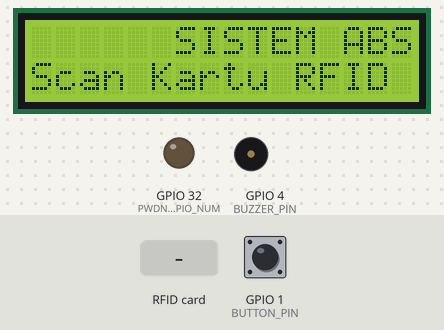
Bench run of a sketch on a simulated ESP32. Shown: 16×2 character LCD, output pins drawn as LEDs (lit = HIGH), buzzer (waves = sounding). The inputs (shaded band) are chosen by the test bench; at power-on: GPIO 1 (BUTTON_PIN) HIGH. WiFi joins after 1.5 s; servers stay silent unless stated; uploads are accepted with an empty reply; the camera gives no picture; pins used as bus, display or sensor lines are not drawn.

Above: at 6.5 s.
6.6 s: GPIO 1 (BUTTON_PIN) pulled LOW for 0.15 s
At 7.8 s:
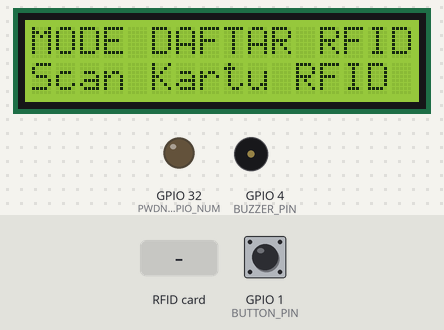
8.2 s: RFID card 5E 7A 19 C4 held to the reader
At 9.8 s:
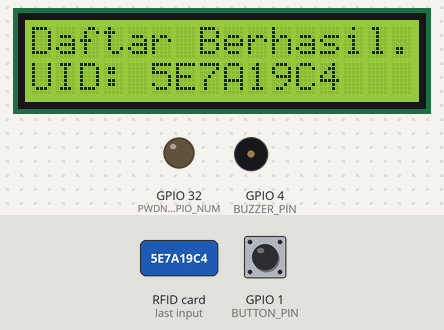
11.2 s: GPIO 1 (BUTTON_PIN) pulled LOW for 1 s
At 12.31 s:
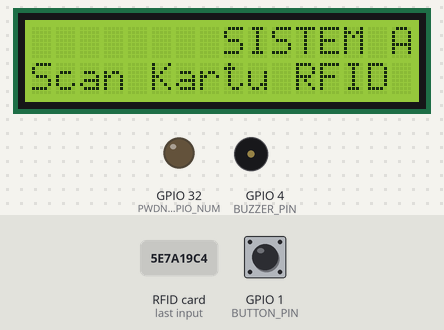
15.2 s: RFID card 5E 7A 19 C4 held to the reader
At 16.7 s:
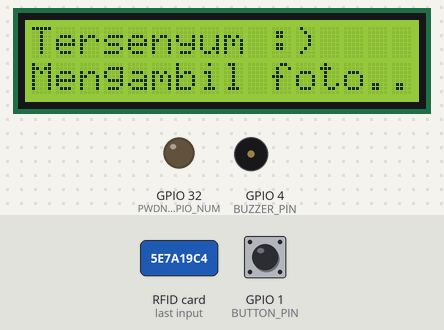
18.2 s: GPIO 1 (BUTTON_PIN) pulled LOW for 3.2 s
At 21.6 s:
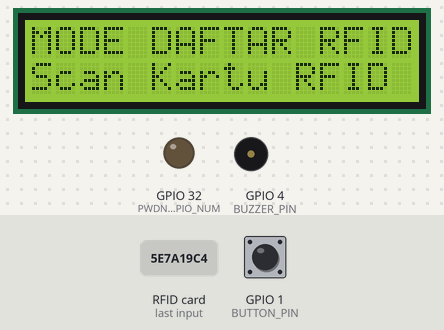
22.9 s: GPIO 1 (BUTTON_PIN) pulled LOW for 0.15 s
At 23.6 s:
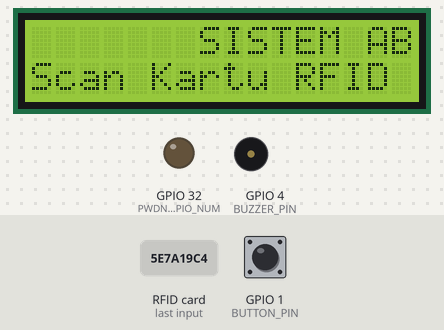
Timing chart, 0 to 25.9 s (numbered marks = the images above; inputs shaded):
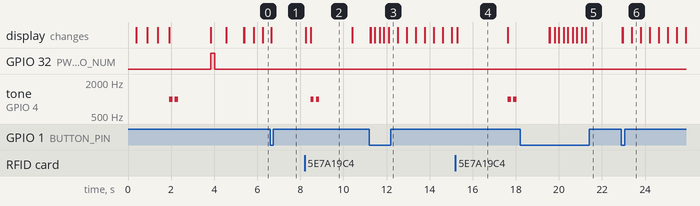

The sketch:

esp32cam_absensi.ino
```cpp
#include "esp_camera.h"
#include "WiFi.h"
#include "WiFiUdp.h"
#include "ESPmDNS.h"
#include "soc/soc.h"
#include "soc/rtc_cntl_reg.h"
#include <HTTPClient.h>
#include <SPI.h>
#include <MFRC522.h>
#include <Wire.h>
#include <LiquidCrystal_I2C.h>

#define CAMERA_MODEL_AI_THINKER
#include "camera_pins.h"

#define SS_PIN     13
#define RST_PIN    255
#define BUZZER_PIN 4
#define BUTTON_PIN 1
#define FLASH_PIN  4

const char* ssid     = "V2043"; //ssid wifi
const char* password = "qwertyui"; //pass wifi

const char*  host       = "MuhammadNurRahmat.local"; //localhost komputer atau laptop
const int    port       = 80;
const String pathAbsen  = "/app-absensi-rfid-skansap/upload.php";
const String pathDaftar = "/app-absensi-rfid-skansap/simpan_rfid_baru.php";

#define MODE_ABSENSI     1
#define MODE_PENDAFTARAN 2
int currentMode = MODE_ABSENSI;

unsigned long lastButtonPress = 0;
const long    debounceDelay   = 200;

String        textToScroll     = "        SISTEM ABSENSI SMK NEGERI 1 PANGKEP        ";
int           scrollIndex      = 0;
unsigned long lastScrollMillis = 0;
const int     scrollDelay      = 400;

MFRC522           mfrc522(SS_PIN, RST_PIN);
LiquidCrystal_I2C lcd(0x27, 16, 2);

void buzzerTone(int frekuensi, int durasi) {
  ledcAttach(BUZZER_PIN, frekuensi, 8);
  ledcWrite(BUZZER_PIN, 128);
  delay(durasi);
  ledcWrite(BUZZER_PIN, 0);
  ledcDetach(BUZZER_PIN);
}

void bunyiSukses() {
  buzzerTone(1000, 150);
  delay(100);
  buzzerTone(1000, 150);
}

void bunyiGagal() {
  buzzerTone(400, 800);
}

void flashOff() {
  pinMode(FLASH_PIN, OUTPUT);
  digitalWrite(FLASH_PIN, LOW);
}

void setup() {

  WRITE_PERI_REG(RTC_CNTL_BROWN_OUT_REG, 0);

  pinMode(FLASH_PIN, OUTPUT);
  digitalWrite(FLASH_PIN, LOW);
  delay(100);

  Wire.begin(2, 3);
  delay(100);

  lcd.init();
  digitalWrite(FLASH_PIN, LOW);
  lcd.backlight();
  digitalWrite(FLASH_PIN, LOW);
  lcd.clear();
  digitalWrite(FLASH_PIN, LOW);
  lcd.setCursor(0, 0);
  lcd.print("Inisialisasi...");
  digitalWrite(FLASH_PIN, LOW);
  lcd.setCursor(0, 1);
  lcd.print("Mohon Tunggu...");
  digitalWrite(FLASH_PIN, LOW);

  lcd.clear();
  lcd.setCursor(0, 0);
  lcd.print("Init RFID...");
  flashOff();
  SPI.begin(14, 12, 15, 13);
  mfrc522.PCD_Init();
  flashOff();

  pinMode(BUTTON_PIN, INPUT_PULLUP);

  lcd.clear();
  lcd.setCursor(0, 0);
  lcd.print("Connecting WiFi.");
  lcd.setCursor(0, 1);
  lcd.print(ssid);
  flashOff();

  WiFi.begin(ssid, password);
  int wifiCoba = 0;
  while (WiFi.status() != WL_CONNECTED && wifiCoba < 40) {
    delay(500);
    wifiCoba++;
    lcd.setCursor(15, 0);
    lcd.print((wifiCoba % 2 == 0) ? "." : " ");
    flashOff();
  }

  lcd.clear();
  if (WiFi.status() == WL_CONNECTED) {
    lcd.setCursor(0, 0);
    lcd.print("WiFi Terhubung!");
    lcd.setCursor(0, 1);
    lcd.print(WiFi.localIP().toString());
    flashOff();
    MDNS.begin("esp32cam");
    bunyiSukses();
    delay(1500);
  } else {
    lcd.setCursor(0, 0);
    lcd.print("WiFi Gagal!");
    lcd.setCursor(0, 1);
    lcd.print("Cek koneksi...");
    flashOff();
    bunyiGagal();
    delay(2000);
  }

  lcd.clear();
  lcd.setCursor(0, 0);
  lcd.print("Init Kamera...");
  flashOff();

  camera_config_t config;
  config.ledc_channel = LEDC_CHANNEL_0;
  config.ledc_timer   = LEDC_TIMER_0;
  config.pin_d0       = Y2_GPIO_NUM;
  config.pin_d1       = Y3_GPIO_NUM;
  config.pin_d2       = Y4_GPIO_NUM;
  config.pin_d3       = Y5_GPIO_NUM;
  config.pin_d4       = Y6_GPIO_NUM;
  config.pin_d5       = Y7_GPIO_NUM;
  config.pin_d6       = Y8_GPIO_NUM;
  config.pin_d7       = Y9_GPIO_NUM;
  config.pin_xclk     = XCLK_GPIO_NUM;
  config.pin_pclk     = PCLK_GPIO_NUM;
  config.pin_vsync    = VSYNC_GPIO_NUM;
  config.pin_href     = HREF_GPIO_NUM;
  config.pin_sccb_sda = SIOD_GPIO_NUM;
  config.pin_sccb_scl = SIOC_GPIO_NUM;
  config.pin_pwdn     = PWDN_GPIO_NUM;
  config.pin_reset    = RESET_GPIO_NUM;
  config.xclk_freq_hz = 20000000;
  config.pixel_format = PIXFORMAT_JPEG;
  config.frame_size   = FRAMESIZE_VGA;
  config.jpeg_quality = 12;
  config.fb_count     = 1;

  if (PWDN_GPIO_NUM != -1) {
    pinMode(PWDN_GPIO_NUM, OUTPUT);
    digitalWrite(PWDN_GPIO_NUM, HIGH);
    delay(200);
    digitalWrite(PWDN_GPIO_NUM, LOW);
    delay(200);
  }

  esp_err_t camErr = esp_camera_init(&config);
  if (camErr != ESP_OK) {
    lcd.clear();
    lcd.setCursor(0, 0);
    lcd.print("Kamera GAGAL!");
    lcd.setCursor(0, 1);
    lcd.print("Cek ribbon...");
    flashOff();
    delay(3000);
  } else {
    sensor_t* s = esp_camera_sensor_get();
    if (s) {
      s->set_vflip(s, 1);
      s->set_hmirror(s, 1);
    }
    lcd.clear();
    lcd.setCursor(0, 0);
    lcd.print("Kamera OK!");
    flashOff();
    delay(800);
  }

  updateDisplayMode();
}

void loop() {
  checkModeButton();

  if (currentMode == MODE_ABSENSI) {
    if (!mfrc522.PICC_IsNewCardPresent()) {
      updateScrollingText();
      return;
    }
  } else {
    if (!mfrc522.PICC_IsNewCardPresent()) {
      return;
    }
  }

  if (mfrc522.PICC_ReadCardSerial()) {
    if (currentMode == MODE_ABSENSI) {
      prosesAbsensi();
    } else {
      prosesPendaftaran();
    }
  }
}

void checkModeButton() {
  if (digitalRead(BUTTON_PIN) == LOW) {
    if (millis() - lastButtonPress > debounceDelay) {
      lastButtonPress = millis();
      currentMode = (currentMode == MODE_ABSENSI) ? MODE_PENDAFTARAN : MODE_ABSENSI;
      updateDisplayMode();
    }
  }
}

void prosesAbsensi() {
  lcd.clear();
  lcd.setCursor(0, 0);
  lcd.print("Absen Diproses..");
  lcd.setCursor(0, 1);
  lcd.print("Mohon Tunggu...");
  flashOff();

  String uid = getUIDString();

  lcd.clear();
  lcd.setCursor(0, 0);
  lcd.print("Tersenyum :)    ");
  lcd.setCursor(0, 1);
  lcd.print("Mengambil foto..");
  flashOff();
  delay(800);

  digitalWrite(FLASH_PIN, HIGH);
  delay(200);
  bool berhasil = kirimAbsen(uid);
  digitalWrite(FLASH_PIN, LOW);

  lcd.clear();
  lcd.setCursor(0, 0);
  if (berhasil) {
    lcd.print("Absen Berhasil..");
    lcd.setCursor(0, 1);
    lcd.print("UID: " + uid);
    flashOff();
    bunyiSukses();
  } else {
    lcd.print("Absen Gagal.....");
    lcd.setCursor(0, 1);
    lcd.print("Coba lagi...");
    flashOff();
    bunyiGagal();
  }

  delay(1500);
  mfrc522.PICC_HaltA();
  mfrc522.PCD_StopCrypto1();
  updateDisplayMode();
}

void prosesPendaftaran() {
  lcd.clear();
  lcd.setCursor(0, 0);
  lcd.print("Kartu Didaftar..");
  lcd.setCursor(0, 1);
  lcd.print("Mohon Tunggu...");
  flashOff();

  String uid      = getUIDString();
  bool   berhasil = kirimDaftar(uid);

  lcd.clear();
  lcd.setCursor(0, 0);
  if (berhasil) {
    lcd.print("Daftar Berhasil.");
    lcd.setCursor(0, 1);
    lcd.print("UID: " + uid);
    flashOff();
    bunyiSukses();
  } else {
    lcd.print("Daftar Gagal....");
    lcd.setCursor(0, 1);
    lcd.print("Coba lagi...");
    flashOff();
    bunyiGagal();
  }

  delay(1500);
  mfrc522.PICC_HaltA();
  mfrc522.PCD_StopCrypto1();
  updateDisplayMode();
}

String resolveHost() {
  IPAddress ip = MDNS.queryHost(host);
  if (ip == IPAddress(0, 0, 0, 0)) {

    return String(host);
  }
  return ip.toString();
}

bool kirimAbsen(String uid) {

  String serverIP = resolveHost();


  camera_fb_t* fb = esp_camera_fb_get();
  if (!fb) return false;

  WiFiClient client;
  if (!client.connect(serverIP.c_str(), port)) {
    esp_camera_fb_return(fb);
    return false;
  }

  String boundary   = "----WebKitFormBoundary7MA4YWxkTrZu0gW";
  String head       = "--" + boundary + "\r\n"
                      "Content-Disposition: form-data; name=\"uid\"\r\n\r\n"
                      + uid + "\r\n";
  String fileHeader = "--" + boundary + "\r\n"
                      "Content-Disposition: form-data; name=\"imageFile\";"
                      " filename=\"picture.jpg\"\r\n"
                      "Content-Type: image/jpeg\r\n\r\n";
  String tail       = "\r\n--" + boundary + "--\r\n";

  uint32_t totalLen = head.length() + fileHeader.length() + fb->len + tail.length();

  client.println("POST " + pathAbsen + " HTTP/1.1");
  client.println("Host: " + String(host));
  client.println("Content-Length: " + String(totalLen));
  client.println("Content-Type: multipart/form-data; boundary=" + boundary);
  client.println();
  client.print(head);
  client.print(fileHeader);
  client.write(fb->buf, fb->len);
  client.print(tail);

  esp_camera_fb_return(fb);

  unsigned long timeout = millis();
  while (client.available() == 0) {
    if (millis() - timeout > 10000) {
      client.stop();
      return false;
    }
  }

  String response = "";
  while (client.available()) {
    response += client.readString();
  }
  client.stop();

  return (response.indexOf("HTTP/1.1 200 OK") != -1);
}

bool kirimDaftar(String uid) {
  String serverIP = resolveHost();
  HTTPClient http;
  http.begin("http://" + serverIP + pathDaftar);
  http.addHeader("Content-Type", "application/x-www-form-urlencoded");
  int httpCode = http.POST("uid=" + uid);
  http.end();
  return (httpCode == 200);
}

void updateDisplayMode() {
  lcd.clear();
  if (currentMode == MODE_ABSENSI) {
    lcd.setCursor(0, 1);
    lcd.print("Scan Kartu RFID");
  } else {
    lcd.setCursor(0, 0);
    lcd.print("MODE DAFTAR RFID");
    lcd.setCursor(0, 1);
    lcd.print("Scan Kartu RFID");
  }
  flashOff();
  scrollIndex      = 0;
  lastScrollMillis = 0;
}

void updateScrollingText() {
  if (millis() - lastScrollMillis >= scrollDelay) {
    lastScrollMillis = millis();
    String visible = textToScroll.substring(scrollIndex, scrollIndex + 16);
    lcd.setCursor(0, 0);
    lcd.print(visible);
    flashOff();
    scrollIndex++;
    if (scrollIndex > (int)(textToScroll.length() - 16)) {
      scrollIndex = 0;
    }
  }
}

String getUIDString() {
  String uid = "";
  for (byte i = 0; i < mfrc522.uid.size; i++) {
    uid += (mfrc522.uid.uidByte[i] < 0x10 ? "0" : "");
    uid += String(mfrc522.uid.uidByte[i], HEX);
  }
  uid.toUpperCase();
  return uid;
}
```

camera_pins.h
```cpp
#if defined(CAMERA_MODEL_AI_THINKER)
  #define PWDN_GPIO_NUM     32
  #define RESET_GPIO_NUM    -1
  #define XCLK_GPIO_NUM      0
  #define SIOD_GPIO_NUM     26
  #define SIOC_GPIO_NUM     27
  #define Y9_GPIO_NUM       35
  #define Y8_GPIO_NUM       34
  #define Y7_GPIO_NUM       39
  #define Y6_GPIO_NUM       36
  #define Y5_GPIO_NUM       21
  #define Y4_GPIO_NUM       19
  #define Y3_GPIO_NUM       18
  #define Y2_GPIO_NUM        5
  #define VSYNC_GPIO_NUM    25
  #define HREF_GPIO_NUM     23
  #define PCLK_GPIO_NUM     22
#else
  #error "Camera model not selected"
#endif
```

Measured:
- after the input at 6.6 s, the display: changes after 0.05 s (image 1)
- after the input at 8.2 s, tone on GPIO 4 (BUZZER_PIN): alternates 1000 Hz for 0.15 s and silent for 0.10 s, 4 changes in all, then stays silent, starting after 0.28 s; the display: first changes after 0.05 s (image 2 shows a later state)
- after the input at 11.2 s, the display: first changes at once (image 3 shows a later state)
- after the input at 15.2 s, tone on GPIO 4 (BUZZER_PIN): alternates 1000 Hz for 0.15 s and silent for 0.10 s, starting after 2.4 s; the display: changes after 0.08 s (image 4)
- after the input at 18.2 s, the display: first differs from a run without the input after 1.4 s (image 5)
- after the input at 22.9 s, the display: first changes at once (image 6 shows a later state)
- what the display in image 2 shows lasts 1.9 s, from 8.5 s to 10.4 s
